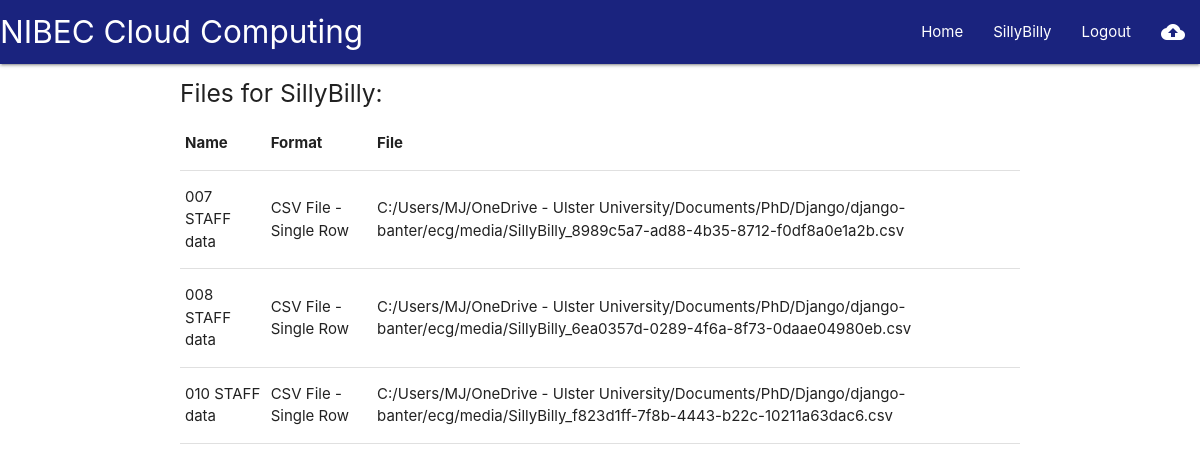
/account/ (signed in), run on the app's committed database.
### core/models.py (models this page shows, shortened)
class File(models.Model):
    def content_filename(instance, filename):   # dynamic filename changing for the uploaded file when saving
        ext = filename.split('.')[-1]   # get file extension
        filename = "%s_%s.%s" % (instance.user, instance.id, ext)   # filename is username_id.ext e.g mj_45ds.jpeg
        return os.path.join(settings.MEDIA_ROOT, filename)  # return filepath for storage
    user = models.ForeignKey(User, on_delete=models.CASCADE)    # link to the user uploading the file
    id = models.UUIDField(primary_key=True, default=uuid.uuid4, editable=False)  # unique ID for the file
    name = models.CharField(max_length=100, default=' ')    # user-given name for the file
    uploaded_file = models.FileField(upload_to=content_filename, null=True, max_length=200)     # the file itself
    format = models.ForeignKey(FileFormat, on_delete=models.CASCADE, related_name='formats',
                               default=FileFormat.objects.values('name')[0])

class FileFormat(models.Model):
    INPUT = "I"
    OUTPUT = "O"
    DUPLEX = "D"
    IO_CHOICES = (
        (INPUT, "Input Only"),
        (OUTPUT, "Output Only"),
        (DUPLEX, "Input / Output"),
    )
    name = models.CharField(max_length=100)
    io = models.CharField(max_length=1, choices=IO_CHOICES, default=DUPLEX)
    extension = models.CharField(max_length=100)
    mime_type = models.CharField(max_length=100)
    description = models.TextField()
    def __str__(self):
        return self.name

### core/views.py (the view)
# urls.py: path('account/', views.show_files, name='show_files'),
def show_files(request):
    if request.user.is_authenticated:
        current_user = request.user
        files = File.objects.filter(user=current_user)
    else:
        current_user = None
    context = {
        'current_user': current_user,
        'files': files,
    }
    return render(request, 'show_files.html', context)

### core/templates/show_files.html
{% extends 'base.html' %}
{% block content %}
    {% if current_user.is_authenticated %}
        <h5>Files for {{ current_user.username }}:</h5>
        <table>
            <thead>
                <tr>
                    <th>Name</th>
                    <th>Format</th>
                    <th>File</th>
                </tr>
            </thead>
            <tbody>
                {% for file in files %}
                    <tr>
                        <td>{{ file.name }}</td>
                        <td>{{ file.format }}</td>
                        <td>{{ file.uploaded_file }}</td>
                    </tr>
                {% endfor %}
            </tbody>
        </table>
    {% endif %}
{% endblock %}

### templates/base.html (shortened to what this page needs)
<!DOCTYPE html>
<html lang="en">
<head>
    {% load static %}
    <link rel="stylesheet" href="https://cdnjs.cloudflare.com/ajax/libs/materialize/1.0.0/css/materialize.min.css">
</head>
<body>
    {% include 'navbar.html' %}
    <div class="container">
        {% block content %}{% endblock %}
    </div>
</body>
</html>

### core/templates/navbar.html
<nav class="indigo darken-4">
<div class="nav-wrapper">
  <a href="{% url 'index' %}" class="brand-logo">NIBEC Cloud Computing</a>
  <ul id="nav-mobile" class="right hide-on-med-and-down">
    <li><a href="{% url 'index' %}">Home</a></li>
      {% if user.is_authenticated %}
        <li><a href="{% url 'show_files' %}">{{ user.username }}</a></li>
        <li><a href="{% url 'logout' %}">Logout</a></li>
        <li><a href="{% url 'upload' %}"><i class="material-icons">cloud_upload</i></a></li>
      {% else %}
        <li><a href="{% url 'register' %}">Register</a></li>
        <li><a href="{% url 'login' %}">Login</a></li>
      {% endif %}
  </ul>
</div>
</nav>

### data on the page
File: name "007 STAFF data", format "CSV File - Single Row", uploaded_file "C:/Users/MJ/OneDrive - Ulster University/Documents/PhD/Django/django-banter/ecg/media/SillyBilly_8989c5a7-ad88-4b35-8712-f0df8a0e1a2b.csv"
File: name "008 STAFF data", format "CSV File - Single Row", uploaded_file "C:/Users/MJ/OneDrive - Ulster University/Documents/PhD/Django/django-banter/ecg/media/SillyBilly_6ea0357d-0289-4f6a-8f73-0daae04980eb.csv"
File: name "010 STAFF data", format "CSV File - Single Row", uploaded_file "C:/Users/MJ/OneDrive - Ulster University/Documents/PhD/Django/django-banter/ecg/media/SillyBilly_f823d1ff-7f8b-4443-b22c-10211a63dac6.csv"

### other printed values
{{ user.username }} "SillyBilly"
{{ current_user.username }} "SillyBilly"
